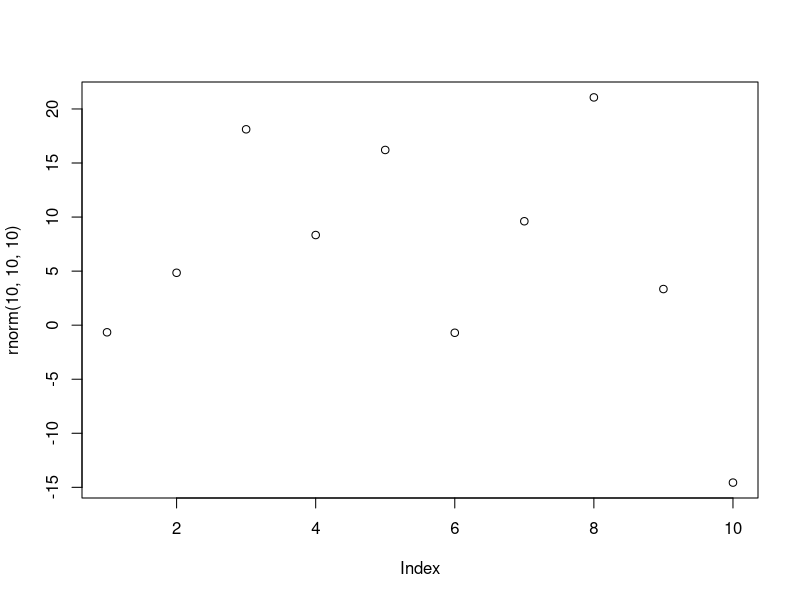

The R source for this figure:
## ---- chunk 1
library(knitr)
knitr::opts_chunk$set(echo = TRUE)
## ---- chunk 2
Ecosystem <- "" # e.g. "Skog og fjell"
Egenskap  <- "" # e.g. "Primærproduksjon"
ECT       <- "" # e.g. "Structural state characteristic"
Contact   <- "" # e.g. "Anders Kolstad"
## ---- chunk 3
metaData <- data.frame(Ecosystem,
                       "Økologisk egenskap" = Egenskap,
                       "ECT class" = ECT)
knitr::kable(metaData)
## ---- chunk 4
plot(rnorm(10,10,10))
